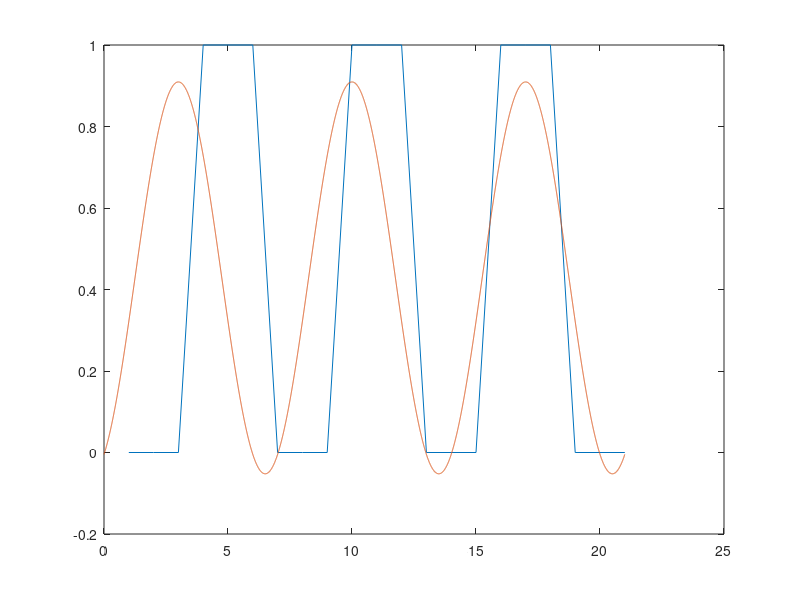

Reproduce this figure in MATLAB.
format short

f = [0 0 0 1 1 1 0 0 0 1 1 1 0 0 0 1 1 1 0 0 0]
t = 1:1:21

tt = linspace(0, length(f), 10000);

c = fft(f)./length(f)
ca = abs(c)

plot(t, ca)


%c(1) je stredna hodnota
%pozriem sa na amplitudove spektrum, zistim najvacsiu y hodnotu a zapiseme
%c(x), kde x je prisluchajuca hodnota k y na x-ovej osi
y1 = c(1)+2*real(c(4)) *cos((2*pi*3/length(f))*tt)-2*imag(c(4))*sin((2*pi*3/length(f))*tt);     %0 je stredna hodnota - posunutie na y osi
%y2 = y1 + 2*real(c(2)) *cos((2*pi*1/5)*tt)-2*imag(c(2))*sin((2*pi*1/5)*tt);
%brali sme preto c(3) a c(2), lebo tieto 2 su najvyznamnejsie uhly v datach

plot(t, f, tt, y1)
%plot(t, f, tt, y1, tt, y2)


%Cvicny priklad
f = [0 1 -2 2 -1]
t = [0 1 2 3 4]

tt = linspace(0, 4, 10000);

c = fft(f)./5
ca = abs(c)

%plot(t, ca)

y1 = 0+2*real(c(3)) *cos((2*pi*2/5)*tt)-2*imag(c(3))*sin((2*pi*2/5)*tt);     %0 je stredna hodnota - posunutie na y osi
y2 = y1 + 2*real(c(2)) *cos((2*pi*1/5)*tt)-2*imag(c(2))*sin((2*pi*1/5)*tt);

%plot(t, f, tt, y1, tt, y2)